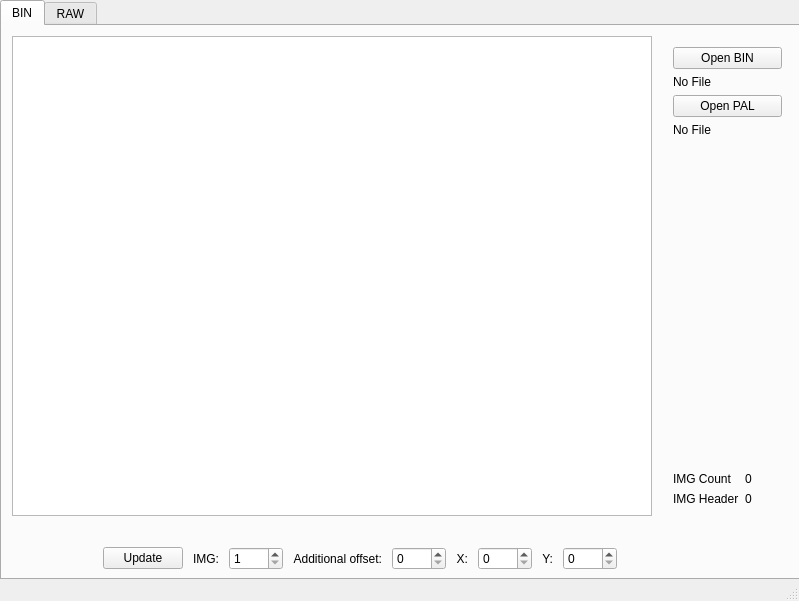
<?xml version="1.0" encoding="UTF-8"?>
<ui version="4.0">
 <class>BedlamToolsClass</class>
 <widget class="QMainWindow" name="BedlamToolsClass">
  <property name="geometry">
   <rect>
    <x>0</x>
    <y>0</y>
    <width>799</width>
    <height>601</height>
   </rect>
  </property>
  <property name="windowTitle">
   <string>BedlamTools</string>
  </property>
  <widget class="QWidget" name="centralWidget">
   <widget class="QTabWidget" name="tabWidget">
    <property name="geometry">
     <rect>
      <x>0</x>
      <y>0</y>
      <width>800</width>
      <height>580</height>
     </rect>
    </property>
    <property name="currentIndex">
     <number>0</number>
    </property>
    <widget class="QWidget" name="tab_img">
     <attribute name="title">
      <string>BIN</string>
     </attribute>
     <widget class="QGraphicsView" name="graphics">
      <property name="geometry">
       <rect>
        <x>10</x>
        <y>10</y>
        <width>640</width>
        <height>480</height>
       </rect>
      </property>
      <property name="sizePolicy">
       <sizepolicy hsizetype="Fixed" vsizetype="Fixed">
        <horstretch>0</horstretch>
        <verstretch>0</verstretch>
       </sizepolicy>
      </property>
      <property name="verticalScrollBarPolicy">
       <enum>Qt::ScrollBarAlwaysOff</enum>
      </property>
      <property name="horizontalScrollBarPolicy">
       <enum>Qt::ScrollBarAlwaysOff</enum>
      </property>
     </widget>
     <widget class="QWidget" name="horizontalLayoutWidget">
      <property name="geometry">
       <rect>
        <x>90</x>
        <y>510</y>
        <width>481</width>
        <height>31</height>
       </rect>
      </property>
      <layout class="QHBoxLayout" name="horizontalLayout">
       <property name="spacing">
        <number>10</number>
       </property>
       <property name="sizeConstraint">
        <enum>QLayout::SetFixedSize</enum>
       </property>
       <item>
        <widget class="QPushButton" name="button_update">
         <property name="text">
          <string>Update</string>
         </property>
        </widget>
       </item>
       <item>
        <widget class="QLabel" name="label_5">
         <property name="text">
          <string>IMG:</string>
         </property>
         <property name="alignment">
          <set>Qt::AlignRight|Qt::AlignTrailing|Qt::AlignVCenter</set>
         </property>
        </widget>
       </item>
       <item>
        <widget class="QSpinBox" name="spinBox_img">
         <property name="minimum">
          <number>1</number>
         </property>
         <property name="maximum">
          <number>9999</number>
         </property>
         <property name="singleStep">
          <number>1</number>
         </property>
         <property name="value">
          <number>1</number>
         </property>
        </widget>
       </item>
       <item>
        <widget class="QLabel" name="label_7">
         <property name="text">
          <string>Additional offset:</string>
         </property>
         <property name="alignment">
          <set>Qt::AlignRight|Qt::AlignTrailing|Qt::AlignVCenter</set>
         </property>
        </widget>
       </item>
       <item>
        <widget class="QSpinBox" name="spinBox_img_offset">
         <property name="minimum">
          <number>0</number>
         </property>
         <property name="maximum">
          <number>9999</number>
         </property>
         <property name="singleStep">
          <number>1</number>
         </property>
         <property name="value">
          <number>0</number>
         </property>
        </widget>
       </item>
       <item>
        <widget class="QLabel" name="label">
         <property name="text">
          <string>X:</string>
         </property>
         <property name="alignment">
          <set>Qt::AlignRight|Qt::AlignTrailing|Qt::AlignVCenter</set>
         </property>
        </widget>
       </item>
       <item>
        <widget class="QSpinBox" name="spinBox_x">
         <property name="maximum">
          <number>1000</number>
         </property>
         <property name="singleStep">
          <number>1</number>
         </property>
         <property name="value">
          <number>0</number>
         </property>
        </widget>
       </item>
       <item>
        <widget class="QLabel" name="label_2">
         <property name="text">
          <string>Y:</string>
         </property>
         <property name="alignment">
          <set>Qt::AlignRight|Qt::AlignTrailing|Qt::AlignVCenter</set>
         </property>
        </widget>
       </item>
       <item>
        <widget class="QSpinBox" name="spinBox_y">
         <property name="maximum">
          <number>1000</number>
         </property>
         <property name="value">
          <number>0</number>
         </property>
        </widget>
       </item>
      </layout>
     </widget>
     <widget class="QWidget" name="verticalLayoutWidget">
      <property name="geometry">
       <rect>
        <x>660</x>
        <y>10</y>
        <width>131</width>
        <height>481</height>
       </rect>
      </property>
      <layout class="QVBoxLayout" name="verticalLayout">
       <item>
        <widget class="QPushButton" name="button_open_img">
         <property name="text">
          <string>Open BIN</string>
         </property>
        </widget>
       </item>
       <item>
        <widget class="QLabel" name="label_bin">
         <property name="text">
          <string>No File</string>
         </property>
        </widget>
       </item>
       <item>
        <widget class="QPushButton" name="button_open_pal">
         <property name="text">
          <string>Open PAL</string>
         </property>
        </widget>
       </item>
       <item>
        <widget class="QLabel" name="label_pal">
         <property name="text">
          <string>No File</string>
         </property>
        </widget>
       </item>
       <item>
        <spacer name="verticalSpacer">
         <property name="orientation">
          <enum>Qt::Vertical</enum>
         </property>
         <property name="sizeHint" stdset="0">
          <size>
           <width>20</width>
           <height>20</height>
          </size>
         </property>
        </spacer>
       </item>
       <item>
        <layout class="QGridLayout" name="gridLayout">
         <item row="0" column="1">
          <widget class="QLabel" name="img_count">
           <property name="text">
            <string>0</string>
           </property>
          </widget>
         </item>
         <item row="1" column="1">
          <widget class="QLabel" name="img_header">
           <property name="text">
            <string>0</string>
           </property>
          </widget>
         </item>
         <item row="1" column="0">
          <widget class="QLabel" name="label_4">
           <property name="text">
            <string>IMG Header</string>
           </property>
          </widget>
         </item>
         <item row="0" column="0">
          <widget class="QLabel" name="label_6">
           <property name="text">
            <string>IMG Count</string>
           </property>
          </widget>
         </item>
        </layout>
       </item>
      </layout>
     </widget>
    </widget>
    <widget class="QWidget" name="tab_2">
     <attribute name="title">
      <string>RAW</string>
     </attribute>
    </widget>
   </widget>
  </widget>
  <widget class="QStatusBar" name="statusBar"/>
 </widget>
 <layoutdefault spacing="6" margin="11"/>
 <resources>
  <include location="bedlamtools.qrc"/>
 </resources>
 <connections>
  <connection>
   <sender>spinBox_y</sender>
   <signal>valueChanged(int)</signal>
   <receiver>BedlamToolsClass</receiver>
   <slot>update_image()</slot>
   <hints>
    <hint type="sourcelabel">
     <x>543</x>
     <y>546</y>
    </hint>
    <hint type="destinationlabel">
     <x>399</x>
     <y>300</y>
    </hint>
   </hints>
  </connection>
  <connection>
   <sender>spinBox_x</sender>
   <signal>valueChanged(int)</signal>
   <receiver>BedlamToolsClass</receiver>
   <slot>update_image()</slot>
   <hints>
    <hint type="sourcelabel">
     <x>409</x>
     <y>543</y>
    </hint>
    <hint type="destinationlabel">
     <x>449</x>
     <y>604</y>
    </hint>
   </hints>
  </connection>
  <connection>
   <sender>spinBox_img_offset</sender>
   <signal>valueChanged(int)</signal>
   <receiver>BedlamToolsClass</receiver>
   <slot>update_image()</slot>
   <hints>
    <hint type="sourcelabel">
     <x>387</x>
     <y>546</y>
    </hint>
    <hint type="destinationlabel">
     <x>399</x>
     <y>300</y>
    </hint>
   </hints>
  </connection>
  <connection>
   <sender>spinBox_img</sender>
   <signal>valueChanged(int)</signal>
   <receiver>BedlamToolsClass</receiver>
   <slot>update_image()</slot>
   <hints>
    <hint type="sourcelabel">
     <x>235</x>
     <y>546</y>
    </hint>
    <hint type="destinationlabel">
     <x>399</x>
     <y>300</y>
    </hint>
   </hints>
  </connection>
 </connections>
 <slots>
  <slot>update_image()</slot>
 </slots>
</ui>
